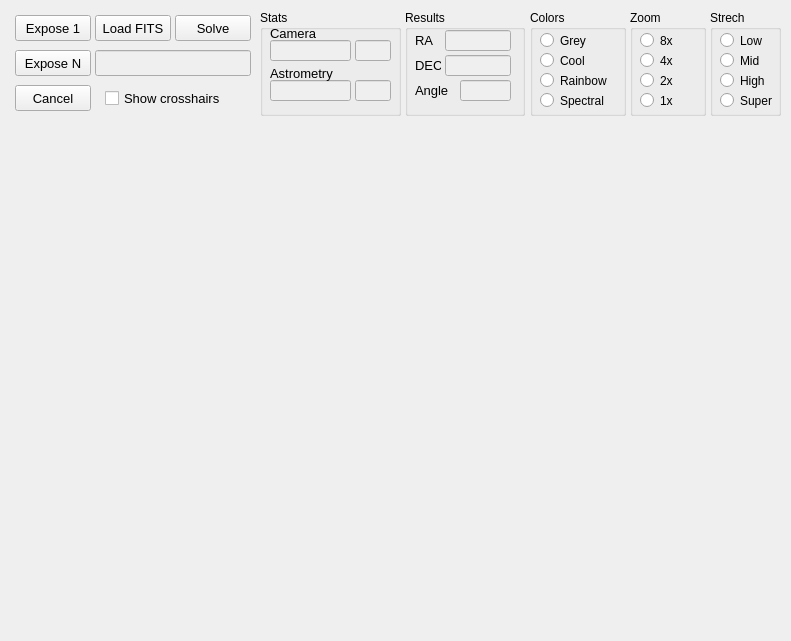
<?xml version="1.0" encoding="UTF-8"?>
<ui version="4.0">
 <class>ImageDialog</class>
 <widget class="QWidget" name="ImageDialog">
  <property name="geometry">
   <rect>
    <x>0</x>
    <y>0</y>
    <width>791</width>
    <height>641</height>
   </rect>
  </property>
  <property name="font">
   <font>
    <family>Arial</family>
   </font>
  </property>
  <property name="windowTitle">
   <string>Imaging</string>
  </property>
  <widget class="QWidget" name="image" native="true">
   <property name="geometry">
    <rect>
     <x>5</x>
     <y>130</y>
     <width>781</width>
     <height>506</height>
    </rect>
   </property>
   <property name="autoFillBackground">
    <bool>true</bool>
   </property>
  </widget>
  <widget class="QPushButton" name="btn_expose">
   <property name="geometry">
    <rect>
     <x>15</x>
     <y>15</y>
     <width>76</width>
     <height>26</height>
    </rect>
   </property>
   <property name="sizePolicy">
    <sizepolicy hsizetype="Ignored" vsizetype="Ignored">
     <horstretch>0</horstretch>
     <verstretch>0</verstretch>
    </sizepolicy>
   </property>
   <property name="minimumSize">
    <size>
     <width>76</width>
     <height>0</height>
    </size>
   </property>
   <property name="font">
    <font>
     <pointsize>10</pointsize>
    </font>
   </property>
   <property name="toolTip">
    <string>&lt;html&gt;&lt;head/&gt;&lt;body&gt;&lt;p&gt;Single exposure&lt;/p&gt;&lt;/body&gt;&lt;/html&gt;</string>
   </property>
   <property name="text">
    <string>Expose 1</string>
   </property>
  </widget>
  <widget class="QGroupBox" name="groupBox_2">
   <property name="geometry">
    <rect>
     <x>710</x>
     <y>10</y>
     <width>71</width>
     <height>106</height>
    </rect>
   </property>
   <property name="title">
    <string>Strech</string>
   </property>
   <widget class="QRadioButton" name="btn_strechLow">
    <property name="geometry">
     <rect>
      <x>10</x>
      <y>20</y>
      <width>61</width>
      <height>21</height>
     </rect>
    </property>
    <property name="text">
     <string>Low</string>
    </property>
   </widget>
   <widget class="QRadioButton" name="btn_strechMid">
    <property name="geometry">
     <rect>
      <x>10</x>
      <y>40</y>
      <width>61</width>
      <height>21</height>
     </rect>
    </property>
    <property name="text">
     <string>Mid</string>
    </property>
   </widget>
   <widget class="QRadioButton" name="btn_strechHigh">
    <property name="geometry">
     <rect>
      <x>10</x>
      <y>60</y>
      <width>61</width>
      <height>21</height>
     </rect>
    </property>
    <property name="text">
     <string>High</string>
    </property>
   </widget>
   <widget class="QRadioButton" name="btn_strechSuper">
    <property name="geometry">
     <rect>
      <x>10</x>
      <y>80</y>
      <width>61</width>
      <height>21</height>
     </rect>
    </property>
    <property name="text">
     <string>Super</string>
    </property>
   </widget>
  </widget>
  <widget class="QGroupBox" name="groupBox_3">
   <property name="geometry">
    <rect>
     <x>630</x>
     <y>10</y>
     <width>76</width>
     <height>106</height>
    </rect>
   </property>
   <property name="title">
    <string>Zoom</string>
   </property>
   <widget class="QRadioButton" name="btn_size25">
    <property name="geometry">
     <rect>
      <x>10</x>
      <y>40</y>
      <width>61</width>
      <height>21</height>
     </rect>
    </property>
    <property name="text">
     <string>4x</string>
    </property>
   </widget>
   <widget class="QRadioButton" name="btn_size50">
    <property name="geometry">
     <rect>
      <x>10</x>
      <y>60</y>
      <width>61</width>
      <height>21</height>
     </rect>
    </property>
    <property name="text">
     <string>2x</string>
    </property>
   </widget>
   <widget class="QRadioButton" name="btn_size100">
    <property name="geometry">
     <rect>
      <x>10</x>
      <y>80</y>
      <width>61</width>
      <height>21</height>
     </rect>
    </property>
    <property name="text">
     <string>1x</string>
    </property>
   </widget>
   <widget class="QRadioButton" name="btn_size12">
    <property name="geometry">
     <rect>
      <x>10</x>
      <y>20</y>
      <width>61</width>
      <height>21</height>
     </rect>
    </property>
    <property name="text">
     <string>8x</string>
    </property>
   </widget>
  </widget>
  <widget class="QPushButton" name="btn_solve">
   <property name="geometry">
    <rect>
     <x>175</x>
     <y>15</y>
     <width>76</width>
     <height>26</height>
    </rect>
   </property>
   <property name="font">
    <font>
     <pointsize>10</pointsize>
    </font>
   </property>
   <property name="toolTip">
    <string>&lt;html&gt;&lt;head/&gt;&lt;body&gt;&lt;p&gt;Single plate solve of the actual image&lt;/p&gt;&lt;/body&gt;&lt;/html&gt;</string>
   </property>
   <property name="text">
    <string>Solve</string>
   </property>
  </widget>
  <widget class="QGroupBox" name="groupBox_4">
   <property name="geometry">
    <rect>
     <x>530</x>
     <y>10</y>
     <width>96</width>
     <height>106</height>
    </rect>
   </property>
   <property name="title">
    <string>Colors</string>
   </property>
   <widget class="QRadioButton" name="btn_colorGrey">
    <property name="geometry">
     <rect>
      <x>10</x>
      <y>20</y>
      <width>71</width>
      <height>21</height>
     </rect>
    </property>
    <property name="toolTip">
     <string>&lt;html&gt;&lt;head/&gt;&lt;body&gt;&lt;p&gt;Color scheme black /white&lt;/p&gt;&lt;/body&gt;&lt;/html&gt;</string>
    </property>
    <property name="text">
     <string>Grey</string>
    </property>
   </widget>
   <widget class="QRadioButton" name="btn_colorCool">
    <property name="geometry">
     <rect>
      <x>10</x>
      <y>40</y>
      <width>71</width>
      <height>21</height>
     </rect>
    </property>
    <property name="toolTip">
     <string>&lt;html&gt;&lt;head/&gt;&lt;body&gt;&lt;p&gt;Color scheme red/blue&lt;/p&gt;&lt;/body&gt;&lt;/html&gt;</string>
    </property>
    <property name="text">
     <string>Cool</string>
    </property>
   </widget>
   <widget class="QRadioButton" name="btn_colorRainbow">
    <property name="geometry">
     <rect>
      <x>10</x>
      <y>60</y>
      <width>81</width>
      <height>21</height>
     </rect>
    </property>
    <property name="toolTip">
     <string>&lt;html&gt;&lt;head/&gt;&lt;body&gt;&lt;p&gt;Color scheme rainbow&lt;/p&gt;&lt;/body&gt;&lt;/html&gt;</string>
    </property>
    <property name="text">
     <string>Rainbow</string>
    </property>
   </widget>
   <widget class="QRadioButton" name="btn_colorSpectral">
    <property name="geometry">
     <rect>
      <x>10</x>
      <y>80</y>
      <width>81</width>
      <height>21</height>
     </rect>
    </property>
    <property name="toolTip">
     <string>&lt;html&gt;&lt;head/&gt;&lt;body&gt;&lt;p&gt;Color scheme rainbow&lt;/p&gt;&lt;/body&gt;&lt;/html&gt;</string>
    </property>
    <property name="text">
     <string>Spectral</string>
    </property>
   </widget>
  </widget>
  <widget class="QLabel" name="imageBackground">
   <property name="geometry">
    <rect>
     <x>0</x>
     <y>0</y>
     <width>790</width>
     <height>126</height>
    </rect>
   </property>
   <property name="text">
    <string/>
   </property>
   <property name="color" stdset="0">
    <string>blue</string>
   </property>
  </widget>
  <widget class="QPushButton" name="btn_loadFits">
   <property name="enabled">
    <bool>true</bool>
   </property>
   <property name="geometry">
    <rect>
     <x>95</x>
     <y>15</y>
     <width>76</width>
     <height>26</height>
    </rect>
   </property>
   <property name="font">
    <font>
     <pointsize>10</pointsize>
    </font>
   </property>
   <property name="toolTip">
    <string>&lt;html&gt;&lt;head/&gt;&lt;body&gt;&lt;p&gt;&lt;span style=&quot; font-size:10pt;&quot;&gt;Load a fits file and display is&lt;/span&gt;&lt;/p&gt;&lt;/body&gt;&lt;/html&gt;</string>
   </property>
   <property name="text">
    <string>Load FITS</string>
   </property>
  </widget>
  <widget class="QPushButton" name="btn_cancel">
   <property name="geometry">
    <rect>
     <x>15</x>
     <y>85</y>
     <width>76</width>
     <height>26</height>
    </rect>
   </property>
   <property name="font">
    <font>
     <pointsize>10</pointsize>
    </font>
   </property>
   <property name="toolTip">
    <string>&lt;html&gt;&lt;head/&gt;&lt;body&gt;&lt;p&gt;Cancels an imaging or plate solving action or stops continous exposures&lt;/p&gt;&lt;/body&gt;&lt;/html&gt;</string>
   </property>
   <property name="text">
    <string>Cancel</string>
   </property>
  </widget>
  <widget class="QLineEdit" name="le_imageFile">
   <property name="enabled">
    <bool>false</bool>
   </property>
   <property name="geometry">
    <rect>
     <x>95</x>
     <y>50</y>
     <width>156</width>
     <height>26</height>
    </rect>
   </property>
   <property name="font">
    <font>
     <family>Arial</family>
     <pointsize>10</pointsize>
     <weight>50</weight>
     <bold>false</bold>
    </font>
   </property>
   <property name="mouseTracking">
    <bool>false</bool>
   </property>
   <property name="focusPolicy">
    <enum>Qt::NoFocus</enum>
   </property>
   <property name="acceptDrops">
    <bool>false</bool>
   </property>
   <property name="toolTip">
    <string>&lt;html&gt;&lt;head/&gt;&lt;body&gt;&lt;p&gt;name of image which is shown&lt;/p&gt;&lt;/body&gt;&lt;/html&gt;</string>
   </property>
   <property name="text">
    <string/>
   </property>
   <property name="alignment">
    <set>Qt::AlignLeading|Qt::AlignLeft|Qt::AlignVCenter</set>
   </property>
   <property name="readOnly">
    <bool>true</bool>
   </property>
  </widget>
  <widget class="QPushButton" name="btn_exposeCont">
   <property name="geometry">
    <rect>
     <x>15</x>
     <y>50</y>
     <width>76</width>
     <height>26</height>
    </rect>
   </property>
   <property name="font">
    <font>
     <pointsize>10</pointsize>
    </font>
   </property>
   <property name="toolTip">
    <string>&lt;html&gt;&lt;head/&gt;&lt;body&gt;&lt;p&gt;&lt;span style=&quot; font-size:10pt;&quot;&gt;Continous exposures&lt;/span&gt;&lt;/p&gt;&lt;/body&gt;&lt;/html&gt;</string>
   </property>
   <property name="text">
    <string>Expose N</string>
   </property>
  </widget>
  <widget class="QCheckBox" name="checkShowCrosshairs">
   <property name="geometry">
    <rect>
     <x>105</x>
     <y>90</y>
     <width>131</width>
     <height>16</height>
    </rect>
   </property>
   <property name="font">
    <font>
     <pointsize>10</pointsize>
    </font>
   </property>
   <property name="toolTip">
    <string>&lt;html&gt;&lt;head/&gt;&lt;body&gt;&lt;p&gt;Show crosshairs on image&lt;/p&gt;&lt;/body&gt;&lt;/html&gt;</string>
   </property>
   <property name="text">
    <string>Show crosshairs</string>
   </property>
   <property name="checked">
    <bool>false</bool>
   </property>
  </widget>
  <widget class="QWidget" name="imageMarker" native="true">
   <property name="geometry">
    <rect>
     <x>5</x>
     <y>130</y>
     <width>781</width>
     <height>506</height>
    </rect>
   </property>
   <property name="autoFillBackground">
    <bool>true</bool>
   </property>
  </widget>
  <widget class="QGroupBox" name="groupBox">
   <property name="geometry">
    <rect>
     <x>260</x>
     <y>10</y>
     <width>141</width>
     <height>106</height>
    </rect>
   </property>
   <property name="title">
    <string>Stats</string>
   </property>
   <widget class="QLineEdit" name="le_astrometrySolvingTime">
    <property name="enabled">
     <bool>false</bool>
    </property>
    <property name="geometry">
     <rect>
      <x>95</x>
      <y>70</y>
      <width>36</width>
      <height>21</height>
     </rect>
    </property>
    <property name="font">
     <font>
      <family>Arial</family>
      <pointsize>10</pointsize>
      <weight>50</weight>
      <bold>false</bold>
     </font>
    </property>
    <property name="mouseTracking">
     <bool>false</bool>
    </property>
    <property name="acceptDrops">
     <bool>false</bool>
    </property>
    <property name="toolTip">
     <string>&lt;html&gt;&lt;head/&gt;&lt;body&gt;&lt;p&gt;Time elapsed for plate solving&lt;/p&gt;&lt;/body&gt;&lt;/html&gt;</string>
    </property>
    <property name="layoutDirection">
     <enum>Qt::RightToLeft</enum>
    </property>
    <property name="text">
     <string/>
    </property>
    <property name="maxLength">
     <number>15</number>
    </property>
    <property name="alignment">
     <set>Qt::AlignRight|Qt::AlignTrailing|Qt::AlignVCenter</set>
    </property>
    <property name="readOnly">
     <bool>false</bool>
    </property>
   </widget>
   <widget class="QLineEdit" name="le_astrometryStatusText">
    <property name="enabled">
     <bool>false</bool>
    </property>
    <property name="geometry">
     <rect>
      <x>10</x>
      <y>70</y>
      <width>81</width>
      <height>21</height>
     </rect>
    </property>
    <property name="font">
     <font>
      <family>Arial</family>
      <pointsize>8</pointsize>
      <weight>50</weight>
      <bold>false</bold>
     </font>
    </property>
    <property name="mouseTracking">
     <bool>false</bool>
    </property>
    <property name="focusPolicy">
     <enum>Qt::NoFocus</enum>
    </property>
    <property name="acceptDrops">
     <bool>false</bool>
    </property>
    <property name="toolTip">
     <string>&lt;html&gt;&lt;head/&gt;&lt;body&gt;&lt;p&gt;&lt;span style=&quot; font-size:10pt;&quot;&gt;Status feedback from astrometry&lt;/span&gt;&lt;/p&gt;&lt;/body&gt;&lt;/html&gt;</string>
    </property>
    <property name="text">
     <string/>
    </property>
    <property name="alignment">
     <set>Qt::AlignLeading|Qt::AlignLeft|Qt::AlignVCenter</set>
    </property>
    <property name="readOnly">
     <bool>true</bool>
    </property>
   </widget>
   <widget class="QLineEdit" name="le_cameraExposureTime">
    <property name="enabled">
     <bool>false</bool>
    </property>
    <property name="geometry">
     <rect>
      <x>95</x>
      <y>30</y>
      <width>36</width>
      <height>21</height>
     </rect>
    </property>
    <property name="font">
     <font>
      <family>Arial</family>
      <pointsize>10</pointsize>
      <weight>50</weight>
      <bold>false</bold>
     </font>
    </property>
    <property name="mouseTracking">
     <bool>false</bool>
    </property>
    <property name="acceptDrops">
     <bool>false</bool>
    </property>
    <property name="toolTip">
     <string>&lt;html&gt;&lt;head/&gt;&lt;body&gt;&lt;p&gt;Time left for image integration&lt;/p&gt;&lt;/body&gt;&lt;/html&gt;</string>
    </property>
    <property name="layoutDirection">
     <enum>Qt::RightToLeft</enum>
    </property>
    <property name="text">
     <string/>
    </property>
    <property name="maxLength">
     <number>15</number>
    </property>
    <property name="alignment">
     <set>Qt::AlignRight|Qt::AlignTrailing|Qt::AlignVCenter</set>
    </property>
    <property name="readOnly">
     <bool>false</bool>
    </property>
   </widget>
   <widget class="QLabel" name="label_84">
    <property name="geometry">
     <rect>
      <x>10</x>
      <y>15</y>
      <width>81</width>
      <height>16</height>
     </rect>
    </property>
    <property name="font">
     <font>
      <pointsize>10</pointsize>
     </font>
    </property>
    <property name="text">
     <string>Camera</string>
    </property>
   </widget>
   <widget class="QLabel" name="label_83">
    <property name="geometry">
     <rect>
      <x>10</x>
      <y>55</y>
      <width>81</width>
      <height>16</height>
     </rect>
    </property>
    <property name="font">
     <font>
      <pointsize>10</pointsize>
     </font>
    </property>
    <property name="text">
     <string>Astrometry</string>
    </property>
   </widget>
   <widget class="QLineEdit" name="le_cameraStatusText">
    <property name="enabled">
     <bool>false</bool>
    </property>
    <property name="geometry">
     <rect>
      <x>10</x>
      <y>30</y>
      <width>81</width>
      <height>21</height>
     </rect>
    </property>
    <property name="font">
     <font>
      <family>Arial</family>
      <pointsize>8</pointsize>
      <weight>50</weight>
      <bold>false</bold>
     </font>
    </property>
    <property name="mouseTracking">
     <bool>false</bool>
    </property>
    <property name="focusPolicy">
     <enum>Qt::NoFocus</enum>
    </property>
    <property name="acceptDrops">
     <bool>false</bool>
    </property>
    <property name="toolTip">
     <string>&lt;html&gt;&lt;head/&gt;&lt;body&gt;&lt;p&gt;&lt;span style=&quot; font-size:10pt;&quot;&gt;Status feedback from camera&lt;/span&gt;&lt;/p&gt;&lt;/body&gt;&lt;/html&gt;</string>
    </property>
    <property name="text">
     <string/>
    </property>
    <property name="alignment">
     <set>Qt::AlignLeading|Qt::AlignLeft|Qt::AlignVCenter</set>
    </property>
    <property name="readOnly">
     <bool>true</bool>
    </property>
   </widget>
  </widget>
  <widget class="QGroupBox" name="groupBox_5">
   <property name="geometry">
    <rect>
     <x>405</x>
     <y>10</y>
     <width>120</width>
     <height>106</height>
    </rect>
   </property>
   <property name="title">
    <string>Results</string>
   </property>
   <widget class="QLabel" name="label_86">
    <property name="geometry">
     <rect>
      <x>10</x>
      <y>45</y>
      <width>26</width>
      <height>21</height>
     </rect>
    </property>
    <property name="font">
     <font>
      <pointsize>10</pointsize>
     </font>
    </property>
    <property name="text">
     <string>DEC</string>
    </property>
   </widget>
   <widget class="QLineEdit" name="le_AngleJ2000">
    <property name="enabled">
     <bool>false</bool>
    </property>
    <property name="geometry">
     <rect>
      <x>55</x>
      <y>70</y>
      <width>51</width>
      <height>21</height>
     </rect>
    </property>
    <property name="font">
     <font>
      <pointsize>10</pointsize>
      <weight>50</weight>
      <bold>false</bold>
     </font>
    </property>
    <property name="mouseTracking">
     <bool>false</bool>
    </property>
    <property name="focusPolicy">
     <enum>Qt::NoFocus</enum>
    </property>
    <property name="acceptDrops">
     <bool>false</bool>
    </property>
    <property name="toolTip">
     <string>&lt;html&gt;&lt;head/&gt;&lt;body&gt;&lt;p&gt;Shows the solved angle of image in degrees&lt;/p&gt;&lt;/body&gt;&lt;/html&gt;</string>
    </property>
    <property name="text">
     <string/>
    </property>
    <property name="alignment">
     <set>Qt::AlignRight|Qt::AlignTrailing|Qt::AlignVCenter</set>
    </property>
    <property name="readOnly">
     <bool>true</bool>
    </property>
   </widget>
   <widget class="QLabel" name="label_87">
    <property name="geometry">
     <rect>
      <x>10</x>
      <y>70</y>
      <width>36</width>
      <height>21</height>
     </rect>
    </property>
    <property name="font">
     <font>
      <pointsize>10</pointsize>
     </font>
    </property>
    <property name="text">
     <string>Angle</string>
    </property>
   </widget>
   <widget class="QLineEdit" name="le_RaJ2000">
    <property name="enabled">
     <bool>false</bool>
    </property>
    <property name="geometry">
     <rect>
      <x>40</x>
      <y>20</y>
      <width>66</width>
      <height>21</height>
     </rect>
    </property>
    <property name="font">
     <font>
      <pointsize>10</pointsize>
      <weight>50</weight>
      <bold>false</bold>
     </font>
    </property>
    <property name="mouseTracking">
     <bool>false</bool>
    </property>
    <property name="focusPolicy">
     <enum>Qt::NoFocus</enum>
    </property>
    <property name="acceptDrops">
     <bool>false</bool>
    </property>
    <property name="toolTip">
     <string>&lt;html&gt;&lt;head/&gt;&lt;body&gt;&lt;p&gt;&lt;span style=&quot; font-weight:400;&quot;&gt;Shows the solved RA of image in J2000 coordinates&lt;/span&gt;&lt;/p&gt;&lt;/body&gt;&lt;/html&gt;</string>
    </property>
    <property name="text">
     <string/>
    </property>
    <property name="alignment">
     <set>Qt::AlignRight|Qt::AlignTrailing|Qt::AlignVCenter</set>
    </property>
    <property name="readOnly">
     <bool>true</bool>
    </property>
   </widget>
   <widget class="QLineEdit" name="le_DecJ2000">
    <property name="enabled">
     <bool>false</bool>
    </property>
    <property name="geometry">
     <rect>
      <x>40</x>
      <y>45</y>
      <width>66</width>
      <height>21</height>
     </rect>
    </property>
    <property name="font">
     <font>
      <family>Arial</family>
      <pointsize>10</pointsize>
      <weight>50</weight>
      <bold>false</bold>
     </font>
    </property>
    <property name="mouseTracking">
     <bool>false</bool>
    </property>
    <property name="focusPolicy">
     <enum>Qt::NoFocus</enum>
    </property>
    <property name="acceptDrops">
     <bool>false</bool>
    </property>
    <property name="toolTip">
     <string>&lt;html&gt;&lt;head/&gt;&lt;body&gt;&lt;p&gt;&lt;span style=&quot; font-weight:400;&quot;&gt;Shows the solved DEC of image in J2000 coordinates&lt;/span&gt;&lt;/p&gt;&lt;/body&gt;&lt;/html&gt;</string>
    </property>
    <property name="text">
     <string/>
    </property>
    <property name="alignment">
     <set>Qt::AlignRight|Qt::AlignTrailing|Qt::AlignVCenter</set>
    </property>
    <property name="readOnly">
     <bool>true</bool>
    </property>
   </widget>
   <widget class="QLabel" name="label_85">
    <property name="geometry">
     <rect>
      <x>10</x>
      <y>20</y>
      <width>21</width>
      <height>21</height>
     </rect>
    </property>
    <property name="font">
     <font>
      <pointsize>10</pointsize>
     </font>
    </property>
    <property name="text">
     <string>RA</string>
    </property>
   </widget>
  </widget>
  <zorder>imageBackground</zorder>
  <zorder>image</zorder>
  <zorder>btn_expose</zorder>
  <zorder>groupBox_2</zorder>
  <zorder>groupBox_3</zorder>
  <zorder>btn_solve</zorder>
  <zorder>groupBox_4</zorder>
  <zorder>btn_loadFits</zorder>
  <zorder>btn_cancel</zorder>
  <zorder>le_imageFile</zorder>
  <zorder>btn_exposeCont</zorder>
  <zorder>checkShowCrosshairs</zorder>
  <zorder>imageMarker</zorder>
  <zorder>groupBox</zorder>
  <zorder>groupBox_5</zorder>
 </widget>
 <resources/>
 <connections/>
 <designerdata>
  <property name="gridDeltaX">
   <number>5</number>
  </property>
  <property name="gridDeltaY">
   <number>5</number>
  </property>
  <property name="gridSnapX">
   <bool>true</bool>
  </property>
  <property name="gridSnapY">
   <bool>true</bool>
  </property>
  <property name="gridVisible">
   <bool>true</bool>
  </property>
 </designerdata>
</ui>
